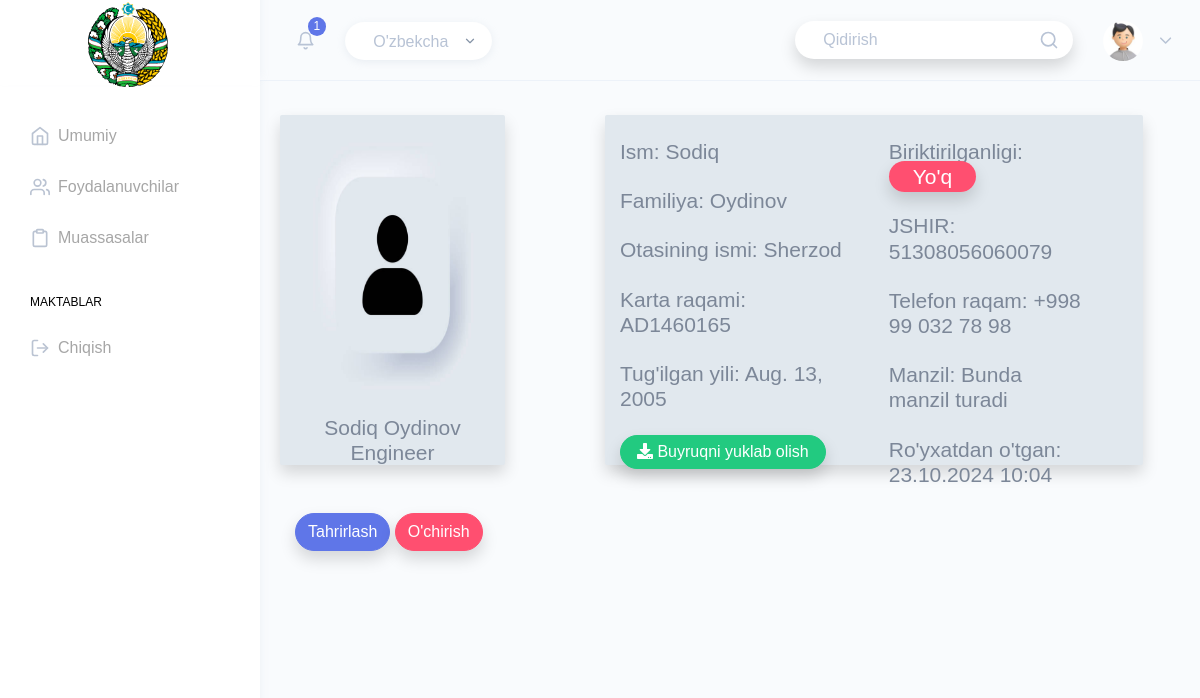
Screenshot of /user/6dc4d02577b547ecb099e27908114e21/ (signed in) with the database file from the repository.
### school/models.py (models this page shows, shortened)
class UserProfile(BaseModel):
    user = models.OneToOneField(User, on_delete=models.CASCADE, null=True, related_name='user_profile')
    first_name = models.CharField(max_length=32, default="No Name")
    last_name = models.CharField(max_length=32, default="No Last Name")
    born_in = models.DateField()
    father_name = models.CharField(max_length=32)
    passport_id = models.CharField(max_length=9, unique=True)
    manzil = models.CharField(max_length=512)
    pinfl = models.CharField(max_length=14, unique=True)
    position = models.CharField(max_length=512)
    tel_number = models.CharField(max_length=9)
    command_expire = models.DateField(null=True, blank=True) # buyruq tugash vaqti
    command_pdf = models.FileField(validators=[FileExtensionValidator(allowed_extensions=['pdf', 'docx'])]) # pdf file Buyrug' (Moddiy texnik baza bo'yicha mas'ul shaxs buyrug'i)
    is_active = models.BooleanField(default=True)
    is_selected = models.BooleanField(default=False)
    is_super_admin = models.BooleanField(default=False)
    @property
    def fio(self):
        return f"{self.first_name} {self.last_name}"
    class Meta:
        verbose_name = "Foydalanuvchi profili"
        verbose_name_plural = "Foydalanuvchilar profillari"

### school/views.py (the view)
# urls.py: path('user/<str:id>/', views.detail_profile, name='detail_profile'),
@login_required
def detail_profile(request, id):
    user = get_object_or_404(UserProfile, id=id)
    context = {
        'user': user
    }
    return render(request, 'users/user-profile-detail.html', context)

### school/templatetags/phone_number.py (called while the page is built)
@register.filter
def phone_number(val):
    val = f"+998 {val[0:2]} {val[2:5]} {val[5:7]} {val[7:9]}"
    return val

### templates/users/user-profile-detail.html (shortened to what this page needs)
{% extends 'base/base.html' %}
{% load static %}
{% load phone_number %}
{% block content %}
<link rel="stylesheet" href="{% static 'src/users/profile-detail.css' %}">
<div class="page-wrapper">
    <div class="container-fluid">
        <div class="row">
            <div style="height: 350px;" class="col-12 col-md-3 bg-card rounded pb-5 shadow">
                <img class="img-fluid w-100" style="height: 300px; object-fit: fill;"
                    src="{% static 'assets/user.jpg' %}" alt="Rasm yuklanmadi">
                <h3 class="text-center">{{ user.fio }} <br /><span>{{ user.position }}</span></h3>
            </div>
            <div class="col-12 col-md-8 container">
                <div style="height: 350px;" class="offset-md-1 bg-card rounded shadow row">
                    <div class="col-12 col-md-6">
                        <h3 class="mt-4">Ism: {{user.first_name}}</h3>
                        <h3 class="mt-4">Familiya: {{user.last_name}}</h3>
                        <h3 class="mt-4">Otasining ismi: {{user.father_name}}</h3>
                        <h3 class="mt-4">Karta raqami: {{user.passport_id}}</h3>
                        <h3 class="mt-4">Tug'ilgan yili: {{user.born_in}}</h3>
                        {% if user.command_pdf %}
                        <h3 class="mt-4">
                            <a href="{{ user.command_pdf.url }}" download="{{ user.first_name }}">
                                <button class="btn btn-success rounded-pill shadow text-white px-3 py-1">
                                    <i class="fa fa-download"></i> Buyruqni yuklab olish
                                </button>
                            </a>
                        </h3>
                        {% endif %}
                    </div>
                    <div class="col-12 col-md-5">
                        {% if user.is_selected %}
                        <h3 class="mt-4">Biriktirilganligi: <span
                                class="bg-success shadow text-white px-4 py-1 rounded-pill">Ha</span></h3>
                        {% else %}
                        <h3 class="mt-4">Biriktirilganligi: <span
                                class="bg-danger shadow text-white px-4 py-1 rounded-pill">Yo'q</span></h3>
                        {% endif %}
                        <h3 class="mt-4">JSHIR: {{user.pinfl}}</h3>
                        <h3 class="mt-4">Telefon raqam: {{ user.tel_number|phone_number }}</h3>
                        <h3 class="mt-4">Manzil: {{user.manzil}}</h3>
                        <h3 class="mt-4">Ro'yxatdan o'tgan: {{ user.created|date:"d.m.Y m:h" }}</h3>
                    </div>
                </div>
            </div>
        </div>
        <div class="mt-5">
            <a class=" btn btn-primary shadow rounded-pill" href="{% url 'update_profile' user.id %}">Tahrirlash</a>
            <button type="button" class="btn btn-danger rounded-pill shadow" data-bs-toggle="modal"
                data-bs-target="#exampleModal">
                O'chirish
            </button>
        </div>
    </div>
</div>
{% endblock content %}

### static/src/users/profile-detail.css (style rules this page uses)
.bg-card { background-color: #e1e8ee; }

### templates/base/base.html (style rules this page uses)
body { font-family: 'Rubik', sans-serif; }

### rows the page displays
UserProfile: fio "Sodiq Oydinov", position "Engineer", first_name "Sodiq", last_name "Oydinov", father_name "Sherzod", passport_id "AD1460165", born_in "Aug. 13, 2005", pinfl "51308056060079", tel_number "+998 99 032 78 98", manzil "Bunda manzil turadi", created "23.10.2024 10:04"
